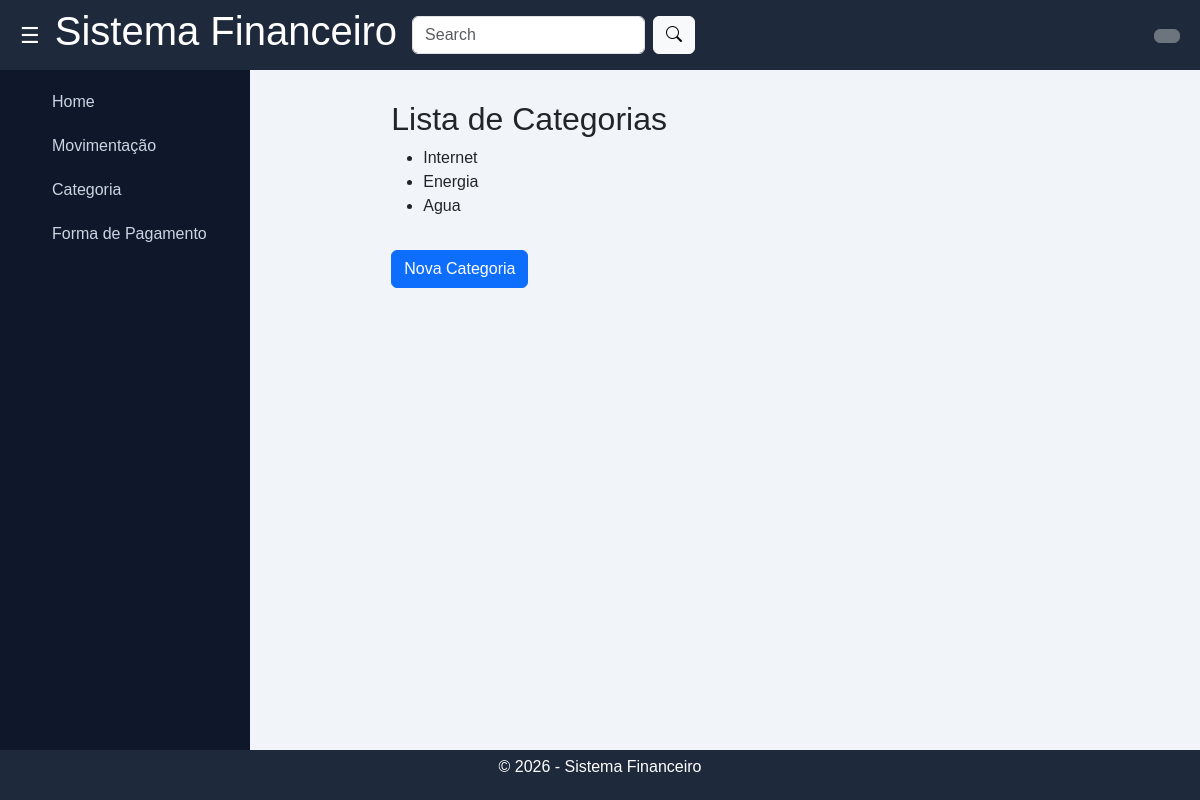
The app's page /financas/categorias/ with its own data.
### financas/models/categoria.py (models this page shows, shortened)
class Categoria(models.Model):
    user = models.ForeignKey(settings.AUTH_USER_MODEL, on_delete=models.CASCADE, null=True, blank=True)
    nome = models.CharField(max_length=100)
    valor_padrao = models.DecimalField(max_digits=10, decimal_places=2, null=True, blank=True)

### financas/views.py (the view)
# urls.py: path('categorias/', views.categoria_list, name='categoria_list'),
def categoria_list(request):
    categorias = Categoria.objects.all()
    return render(request, 'categoria/categoria_list.html', {'categorias': categorias})

### templates/categoria/categoria_list.html
{% extends 'base.html' %}
{% block content %}
<h2>Lista de Categorias</h2>
<ul>
    {% for categoria in categorias %}
        <li>{{ categoria.nome }}</li>
    {% empty %}
        <li>Nenhuma categoria cadastrada.</li>
    {% endfor %}
</ul>
<a href="{% url 'categoria_create' %}" class="btn btn-primary mt-3">
    Nova Categoria
</a>
{% endblock %}

### financas/static/css/style.css (style rules this page uses)
* { margin: 0; padding: 0; box-sizing: border-box; font-family: Arial, sans-serif; }

### records on screen
Categoria: nome "Internet"
Categoria: nome "Energia"
Categoria: nome "Agua"
